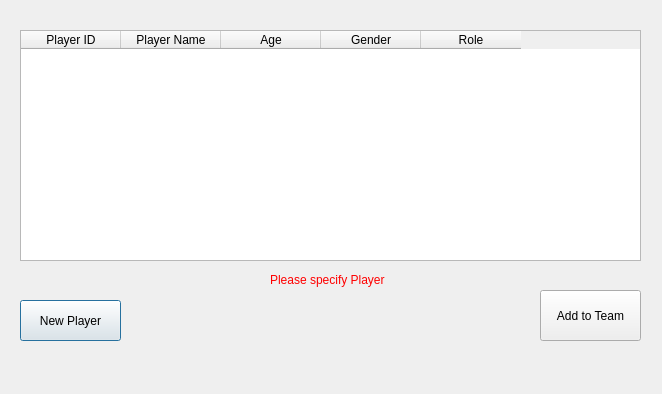
<?xml version="1.0" encoding="UTF-8"?>
<ui version="4.0">
 <class>Dialog</class>
 <widget class="QDialog" name="Dialog">
  <property name="geometry">
   <rect>
    <x>0</x>
    <y>0</y>
    <width>662</width>
    <height>394</height>
   </rect>
  </property>
  <property name="windowTitle">
   <string>Dialog</string>
  </property>
  <widget class="QTableWidget" name="Player_Table">
   <property name="geometry">
    <rect>
     <x>20</x>
     <y>30</y>
     <width>621</width>
     <height>231</height>
    </rect>
   </property>
   <column>
    <property name="text">
     <string>Player ID</string>
    </property>
   </column>
   <column>
    <property name="text">
     <string>Player Name</string>
    </property>
   </column>
   <column>
    <property name="text">
     <string>Age</string>
    </property>
   </column>
   <column>
    <property name="text">
     <string>Gender</string>
    </property>
   </column>
   <column>
    <property name="text">
     <string>Role</string>
    </property>
   </column>
  </widget>
  <widget class="QPushButton" name="New_Player_Button">
   <property name="geometry">
    <rect>
     <x>20</x>
     <y>300</y>
     <width>101</width>
     <height>41</height>
    </rect>
   </property>
   <property name="text">
    <string>New Player</string>
   </property>
  </widget>
  <widget class="QPushButton" name="Add_to_Team_Button">
   <property name="geometry">
    <rect>
     <x>540</x>
     <y>290</y>
     <width>101</width>
     <height>51</height>
    </rect>
   </property>
   <property name="text">
    <string>Add to Team</string>
   </property>
  </widget>
  <widget class="QLabel" name="Error_Label">
   <property name="geometry">
    <rect>
     <x>270</x>
     <y>270</y>
     <width>121</width>
     <height>20</height>
    </rect>
   </property>
   <property name="styleSheet">
    <string notr="true">color: #f00;</string>
   </property>
   <property name="text">
    <string>Please specify Player</string>
   </property>
  </widget>
 </widget>
 <resources/>
 <connections/>
</ui>
